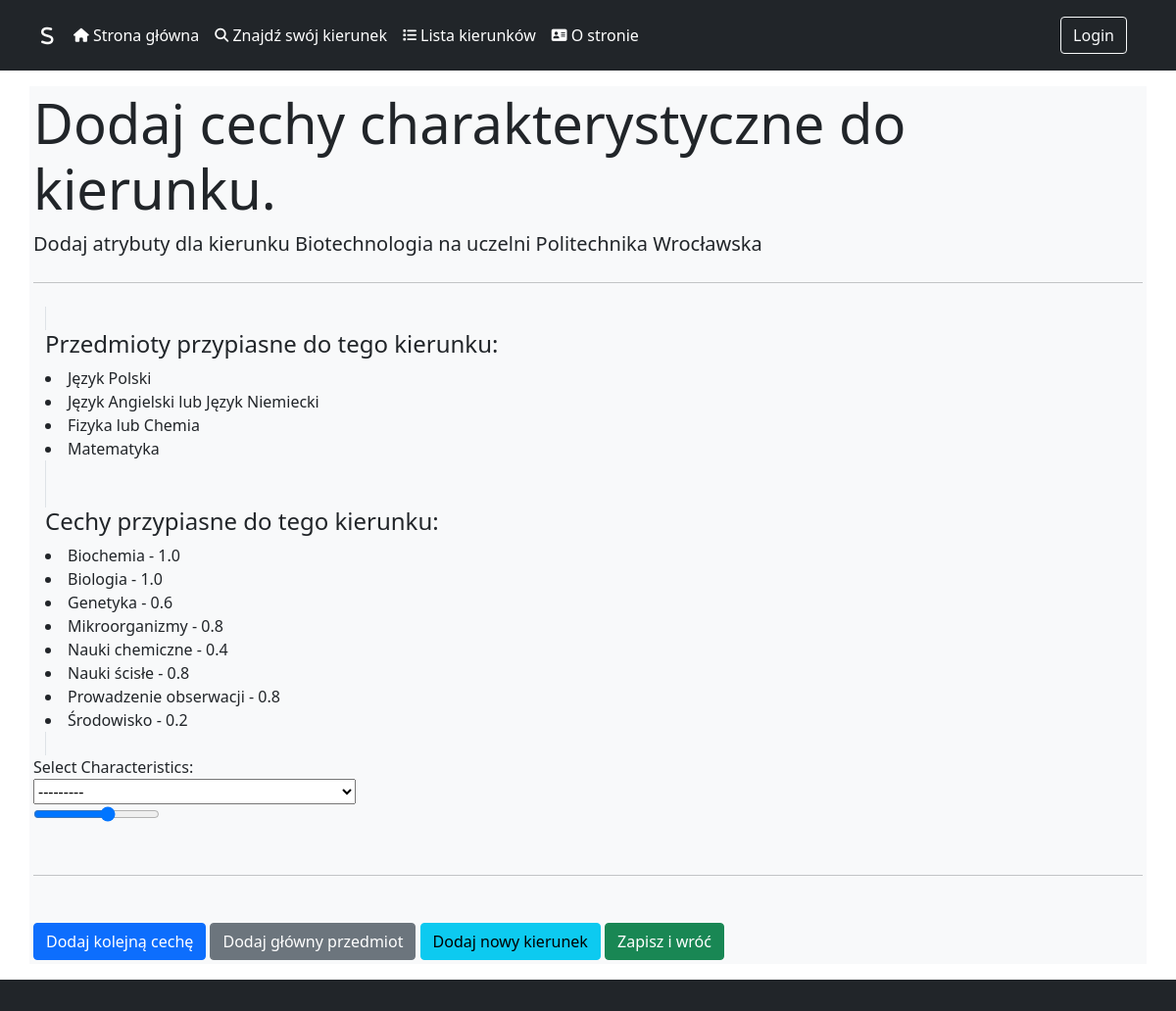
Page /AddCharacteristicsView/6/ on the committed database.
### supporting_system/models.py (models this page shows, shortened)
class Field_of_Study(models.Model):
    DEGREES = (
        ('Licencjat', 'Licencjat'),
        ('Inżynier', 'Inżynier'),
        ('Magister', 'Magister'),
        ('Jednolite', 'Jednolite')
    )
    STUDY_MODE = (
        ('Stacjonarne','Stacjonarne'),
        ('Niestacjonarne', 'Niestacjonarne'),
        ('Stacjonarne i niestacjonarne', 'Stacjonarne i niestacjonarne')
    )
    name = models.CharField(max_length=100, default='Nieznane studia')
    degree = models.CharField(max_length=20, choices=DEGREES)
    study_mode = models.CharField(max_length=30, choices=STUDY_MODE)
    language = models.CharField(max_length=20,default='Polski')
    university = models.ForeignKey("University", on_delete=models.CASCADE, to_field='id')
    description = models.TextField(max_length=1000)
    link_to_site = models.CharField(max_length=255, default='Brak linku do strony')
    class Meta:
        verbose_name_plural = 'Field of Studies'

class University(models.Model):
    TYPES = (
        ('Uniwersytet','Uniwersytet'),
        ('Akademia Wychowania Fizycznego','Akademia Wychowania Fizycznego'),
        ('Uczelnia Ekonomiczna','Uczelnia Ekonomiczna'),
        ('Uczelnia Pedagogiczna','Uczelnia Pedagogiczna'),
        ('Uczelnia Przyrodniczo-Rolnicza','Uczelnia Przyrodniczo-Rolnicza'),
        ('Uczelnia Techniczna','Uczelnia Techniczna')
    )
    name = models.CharField(max_length=200, default='Nieznany Uniwersytet')
    city = models.CharField(max_length=50, default='Nieznane Miasto')
    type = models.CharField(max_length=30, choices=TYPES)
    rank_overall = models.IntegerField(default=0)
    rank_in_type = models.IntegerField(default=0)
    link_to_site =  models.CharField(max_length=255, default='Brak linku do strony')
    class Meta:
        verbose_name_plural = 'Universities'

class Subjects(models.Model):
    subject = models.CharField(max_length=80, default='Nieznany Przedmiot')
    class Meta:
        verbose_name_plural = 'Subjects'

### supporting_system/views.py (the view, shortened to what this page needs)
# urls.py: path('AddCharacteristicsView/<str:field_of_study_id>/', AddCharacteristicsView.as_view(), name='AddCharacteristicsView'),
class AddCharacteristicsView(FormView):
    template_name = 'supporting_system/add_characteristics_view.html'
    form_class = CharacteristicsForm
    def get_initial(self):
        initial = super().get_initial()
        field_of_study_id = self.kwargs.get('field_of_study_id')
        if field_of_study_id:
            try:
                field_of_study = Field_of_Study.objects.get(id=field_of_study_id)
                initial['field_of_study'] = field_of_study
            except Field_of_Study.DoesNotExist:
                pass
        return initial

### supporting_system/forms.py (shortened to what this page needs)
class CharacteristicsForm(forms.ModelForm):
    attributes = forms.ModelChoiceField(
        queryset=Attributes.objects.all().order_by('attribute'),
        )
    fit = forms.FloatField(
        widget=forms.NumberInput(attrs={'type': 'range', 'step': '0.2', 'min': '0.0', 'max': '1.0'}),)
    class Meta:
        model = Characteristics
        fields = ['field_of_study','attribute', 'fit']

### supporting_system/models.py (called while the page is built)
    def __str__(self):
        return f'{self.attribute}'

### supporting_system/templatetags/tags.py (called while the page is built)
@register.filter(name='return_field_of_study')
def return_field_of_study(id):
    obj = Field_of_Study.objects.get(id=id)
    return f'{obj.name} na uczelni {obj.university.name}'

@register.filter(name='return_characteristics_of_given_field')
def return_characteristics_of_given_field(id):
    obj = Characteristics.objects.filter(field_of_study=id).all().order_by('attribute__attribute')
    to_display = []
    for attribiute in obj:
        to_display.append(f'{attribiute.attribute} - {attribiute.fit}')
    return to_display

@register.filter(name='return_subjects_with_alternatives_of_given_field')
def return_subject_with_alternatives_of_given_field(id):
    obj = Exam_Subjects.objects.filter(field_of_study=id).all().order_by('subject')
    to_display = []
    for attribiute in obj:
        try:
            alternative_obj = Alternative_Exam_Subjects.objects.filter(main_subject=attribiute.id).all().order_by('subject__subject')
            temp_string = f'{attribiute.subject.subject}'
            for alternative_subject in alternative_obj:
                temp_string += f' lub {alternative_subject.subject.subject}'
            to_display.append(temp_string)
        except Alternative_Exam_Subjects.DoesNotExist:
            to_display.append(attribiute.subject.subject)
    if to_display == []:
        to_display = None
    return to_display

@register.filter(name='check_if_discover_url')
def check_if_discover_url(url):
    if 'Discover' in url:
        return True
    else:
        return False

### supporting_system/templates/supporting_system/add_characteristics_view.html (shortened to what this page needs)
{% extends "base.html" %}
{% load tags %}
{% block content %}
<div class="jumbotron">
    <h2 class="display-4">Dodaj cechy charakterystyczne do kierunku.</h2>
    <p class="lead">Dodaj atrybuty dla kierunku {{ form.field_of_study.value|return_field_of_study }}</p>
    <hr class="my-4">
</div>
<div class="container">
    <span class="border">
        <h4>Przedmioty przypiasne do tego kierunku:</h4>
        {%for subject in form.field_of_study.value|return_subjects_with_alternatives_of_given_field %}
            <li>{{ subject }}</li>
        {% endfor %}
    </span>
</div>
<div class="container">
    <span class="border">
        <h4>Cechy przypiasne do tego kierunku:</h4>
        {%for attribute in form.field_of_study.value|return_characteristics_of_given_field %}
            <li>{{ attribute }}</li>
        {%  endfor %}
    </span>
</div>
<form method="post" enctype="multipart/form-data">
    <div class="form-group">
        <label for="{{ form.subject.id_for_label }}">Select Characteristics:</label><br>
        <div class="form-row">
            <div class="col">
               {{ form.attributes }}
            </div>
            <div class="col">
                {{ form.fit }}
            </div>
        </div>
    </div>
    <br>
    <hr class="my-4">
    <br>
    <div class="btn-group-justified">
        <button type="submit" class="btn btn-primary" name="another">Dodaj kolejną cechę</button>
        <button type="submit" class="btn btn-secondary" name="main">Dodaj główny przedmiot</button>
        <button type="submit" class="btn btn-info" name="field">Dodaj nowy kierunek</button>
        <button type="submit" class="btn btn-success" name="save">Zapisz i wróć</button>
    </div>
</form>
{% endblock %}

### rows in the picture
Field_of_Study: field_of_study.value|return_field_of_study "Biotechnologia na uczelni Politechnika Wrocławska"
Subjects: value "Język Polski"
Subjects: value "Matematyka"

### other values in the picture
{{ subject }} "Język Angielski lub Język Niemiecki" "Fizyka lub Chemia"
{{ attribute }} "Biochemia - 1.0" "Biologia - 1.0" "Genetyka - 0.6" "Mikroorganizmy - 0.8" "Nauki chemiczne - 0.4" "Nauki ścisłe - 0.8" "Prowadzenie obserwacji - 0.8" "Środowisko - 0.2"
